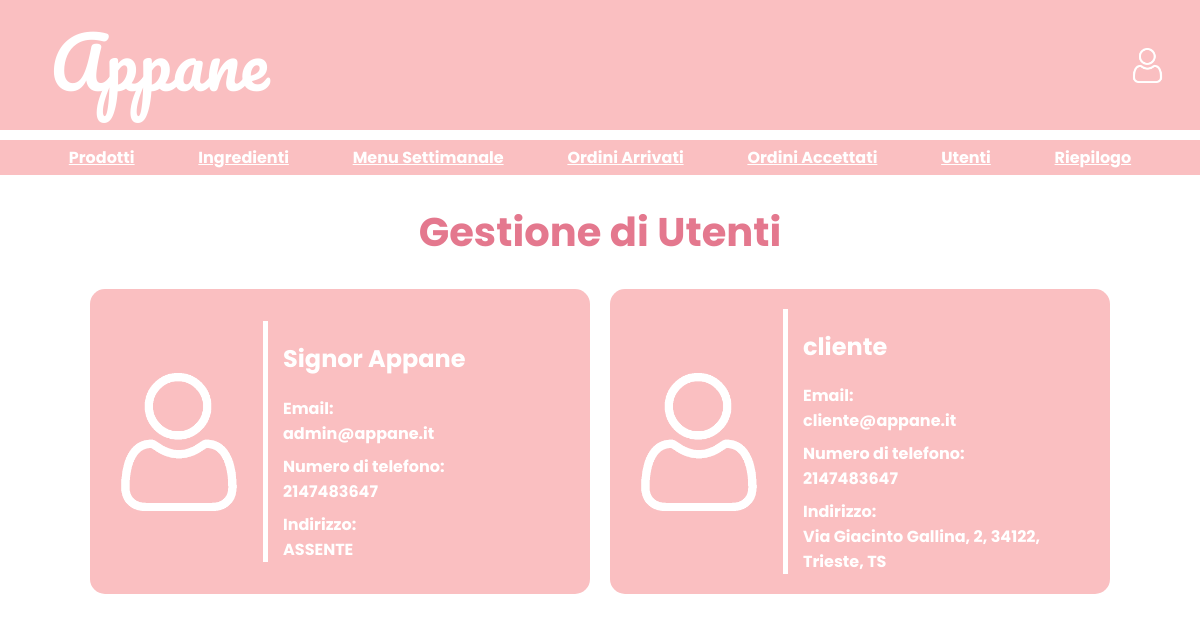
The app's page /BACK/managementUsers/managementUsers.php with its own data.
### tables this page shows
CREATE TABLE `tutente` (
  `idutente` int(11) NOT NULL,
  `nome` text DEFAULT NULL,
  `password` text DEFAULT NULL,
  `email` text DEFAULT NULL,
  `indirizzo` int(11) DEFAULT NULL,
  `numeroTelefonico` int(11) DEFAULT NULL
);

CREATE TABLE `tindirizzo` (
  `id` int(11) NOT NULL,
  `via` varchar(255) DEFAULT NULL,
  `numeroCivico` varchar(5) DEFAULT NULL,
  `CAP` char(5) DEFAULT NULL,
  `citta` varchar(255) DEFAULT NULL,
  `provincia` varchar(4) DEFAULT NULL
);

### BACK/managementUsers/managementUsers.php (the view, shortened to what this page needs)
<?php
require('../../includes/db.php');
include('../header.php');
function createUser($name, $email, $phoneNumber)
{
    return "<div>
                <h2>$name</h2>
                <p>Email:<br>$email</p>
                <p>Numero di telefono: <br>$phoneNumber</p>
            </div>";
}
function createAddress($address, $number, $cap, $city, $province)
{
    return "<div>
                <p>Indirizzo: <br>$address, $number,
                $cap,
                $city,
                $province</p>
            </div>";
}
?>
<!DOCTYPE html>
<html lang="it">
<head>
    <link rel="stylesheet" href="../../grafica/style.css?v=<?php echo time();?>">
</head>
<body>
    <div class="main-content">
        <h1>Gestione di Utenti</h1>
            <?php
                $resultUser = $conn->query("SELECT nome, email, numeroTelefonico, indirizzo FROM `tutente`");
                if($resultUser->num_rows>0){
                    echo "<div class='listUsers'>";
                    while($user=$resultUser->fetch_assoc()){
                        echo "<div class='user'>";
                        echo "<img src='../../grafica/img/user.png' alt='user' class='userImg'>";
                        echo "<div class='userInformation'>";
                        echo "<div>";
                        echo createUser($user["nome"],$user["email"],$user["numeroTelefonico"]);
                        $query="SELECT `via`, `numeroCivico`, `CAP`, `citta`, `provincia`
                                FROM `tindirizzo`
                                WHERE id = ?;";
                        $stmt = $conn->prepare($query);
                        $stmt->bind_param("i", $user["indirizzo"]);
                        $stmt->execute();
                        $resultAddress=$stmt->get_result();
                        if($resultAddress->num_rows===1){
                            $rowAddress=$resultAddress->fetch_assoc();
                            echo createAddress($rowAddress["via"],$rowAddress["numeroCivico"],
                                    $rowAddress["CAP"],$rowAddress["citta"],$rowAddress["provincia"]);
                        }else{
                            echo "<div class='address'>
                                        <p>Indirizzo: <br> ASSENTE</p>
                                    </div>";
                        }
                        echo "</div>";
                        echo "</div>";
                        echo "</div>";
                    }
                    echo "</div>";
                }else{
                    echo "<p>Non ci sono utenti registrati</p>";
                }
            ?>
    </div>
</body>
</html>

### grafica/style.css (style rules this page uses)
body { margin: 0; background-color: #fff; font-family: "Poppins", sans-serif; font-weight: 700; font-style: normal; }
.main-content h1 { text-align: center; font-size: 40px; color: #e4788e; }
.main-content p { text-align: center; color: #e4788e; }
.order p, .user p { text-align: start; margin-bottom: 0; margin-top: 8px; color: #fff; }
.userInformation { display: flex; align-items: center; justify-self: center; padding: 0px 50px; border-right: 5px solid #fff; margin-right: 50px; }
.listUsers { width: 85%; margin: auto; display: grid; grid-template-columns: repeat(2, 1fr); gap: 20px; }
.user { padding:20px; border-radius:15px; background-color:#fabfc1; color:white; margin-bottom: 20px; display:flex; align-items:center; }
.user .userInformation { border-right: 0px solid white; margin-right: 0px; border-left: 5px solid white; margin-left: 50px; }
.userImg { width: 30%; }
@media (max-width: 1200px) { .userInformation { padding: 0px 15px; margin-right: 15px; } }
@media (max-width: 1200px) { .user .userInformation { border-left: 5px solid white; margin-left: 15px; } }

### records on screen
tutente: nome "Signor Appane", email "admin@appane.it", numeroTelefonico "2147483647", shows "Indirizzo:"
tutente: nome "cliente", email "cliente@appane.it", numeroTelefonico "2147483647", indirizzo.via "Via Giacinto Gallina", indirizzo.numeroCivico "2", indirizzo.CAP "34122", indirizzo.citta "Trieste", indirizzo.provincia "TS"
